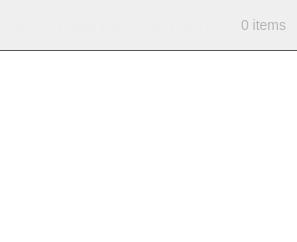
        <widget class="DiscoveredPage" name="discovered_page">
         <layout class="QVBoxLayout" name="verticalLayout">
          <property name="spacing">
           <number>0</number>
          </property>
          <property name="leftMargin">
           <number>0</number>
          </property>
          <property name="topMargin">
           <number>0</number>
          </property>
          <property name="rightMargin">
           <number>0</number>
          </property>
          <property name="bottomMargin">
           <number>0</number>
          </property>
          <item>
           <widget class="QWidget" name="widget_22" native="true">
            <layout class="QHBoxLayout" name="horizontalLayout_35">
             <property name="spacing">
              <number>0</number>
             </property>
             <property name="leftMargin">
              <number>0</number>
             </property>
             <property name="topMargin">
              <number>0</number>
             </property>
             <property name="rightMargin">
              <number>0</number>
             </property>
             <property name="bottomMargin">
              <number>0</number>
             </property>
             <item>
              <widget class="QLabel" name="discovered_channels_header_label">
               <property name="sizePolicy">
                <sizepolicy hsizetype="Expanding" vsizetype="Fixed">
                 <horstretch>0</horstretch>
                 <verstretch>0</verstretch>
                </sizepolicy>
               </property>
               <property name="minimumSize">
                <size>
                 <width>0</width>
                 <height>50</height>
                </size>
               </property>
               <property name="maximumSize">
                <size>
                 <width>16777215</width>
                 <height>50</height>
                </size>
               </property>
               <property name="styleSheet">
                <string notr="true">color: #eee;
background-color: transparent;
font-size: 20px;
font-weight: bold;
margin: 10px;</string>
               </property>
               <property name="text">
                <string>Discovered channels</string>
               </property>
              </widget>
             </item>
             <item>
              <spacer name="horizontalSpacer_59">
               <property name="orientation">
                <enum>Qt::Horizontal</enum>
               </property>
               <property name="sizeType">
                <enum>QSizePolicy::Fixed</enum>
               </property>
               <property name="sizeHint" stdset="0">
                <size>
                 <width>10</width>
                 <height>20</height>
                </size>
               </property>
              </spacer>
             </item>
             <item>
              <widget class="QLabel" name="num_discovered_channels_label">
               <property name="sizePolicy">
                <sizepolicy hsizetype="Minimum" vsizetype="Preferred">
                 <horstretch>0</horstretch>
                 <verstretch>0</verstretch>
                </sizepolicy>
               </property>
               <property name="styleSheet">
                <string notr="true">font-size: 14px;
color: #B5B5B5;</string>
               </property>
               <property name="text">
                <string>0 items</string>
               </property>
              </widget>
             </item>
             <item>
              <spacer name="horizontalSpacer_62">
               <property name="orientation">
                <enum>Qt::Horizontal</enum>
               </property>
               <property name="sizeType">
                <enum>QSizePolicy::Fixed</enum>
               </property>
               <property name="sizeHint" stdset="0">
                <size>
                 <width>10</width>
                 <height>20</height>
                </size>
               </property>
              </spacer>
             </item>
            </layout>
           </widget>
          </item>
          <item>
           <widget class="LazyLoadList" name="discovered_channels_list">
            <property name="styleSheet">
             <string notr="true">QListWidget::item:hover {
background-color: #303030;
}
QListWidget::item {
border-bottom: 1px solid #303030;
}
QListWidget {
border: none;
border-top: 1px solid #555;
}</string>
            </property>
            <property name="verticalScrollMode">
             <enum>QAbstractItemView::ScrollPerPixel</enum>
            </property>
           </widget>
          </item>
         </layout>
        </widget>
